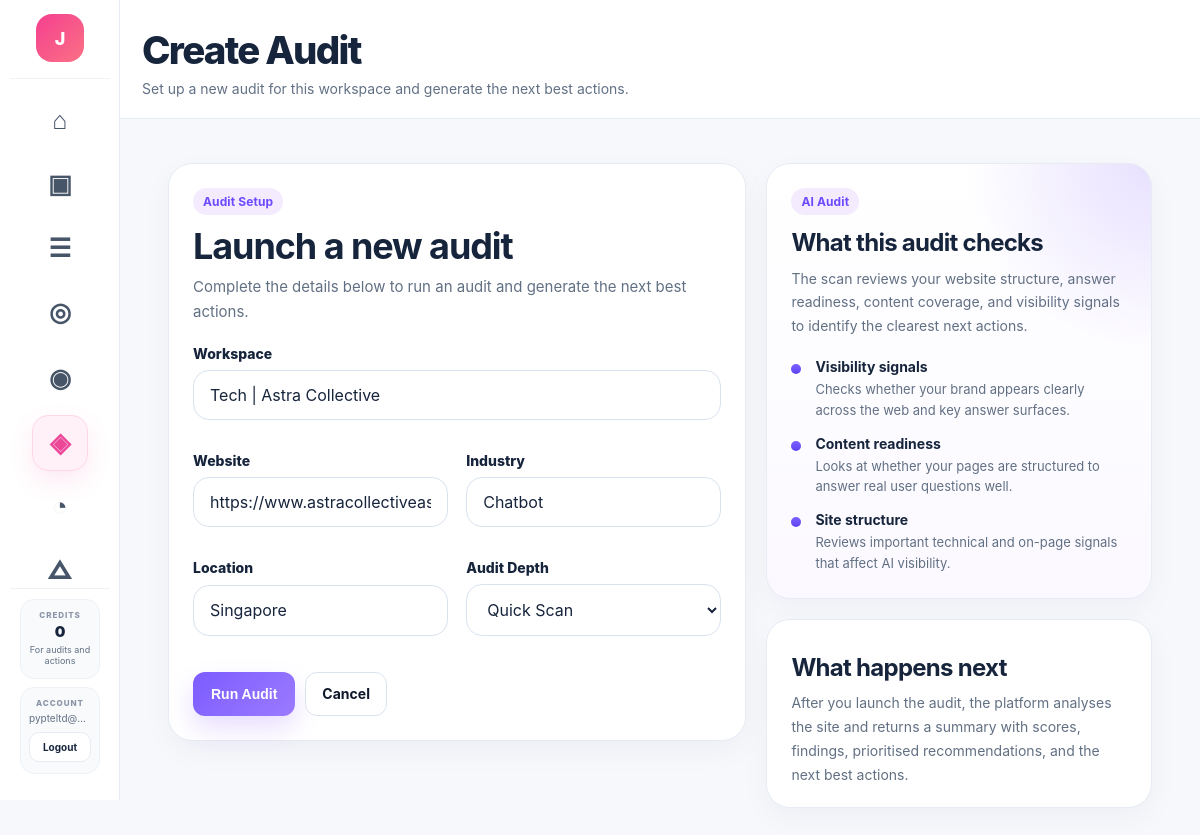
/client/1/run-audit (signed in), run on an earlier commit of the app's database.
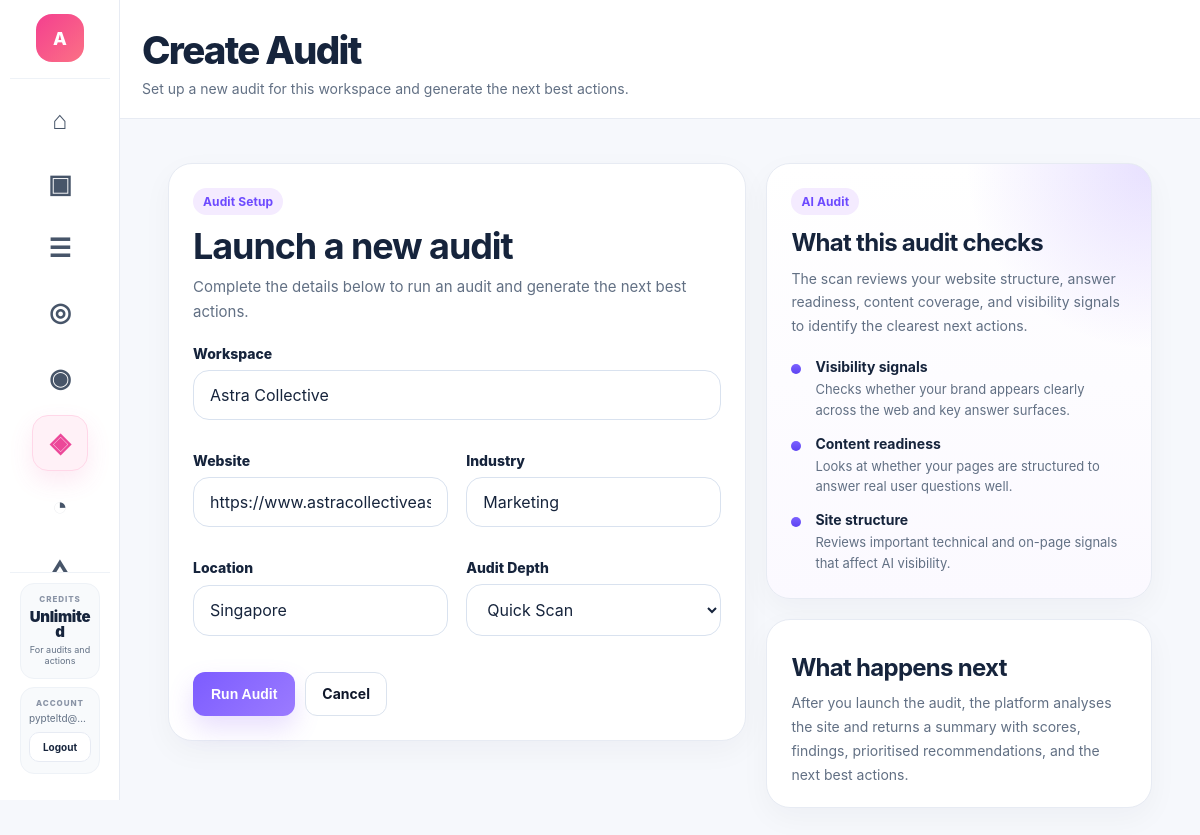
And on a later commit of the database.
### app.py (models this page shows)
class User(UserMixin, db.Model):
    __tablename__ = "users"
    id = db.Column(db.Integer, primary_key=True)
    email = db.Column(db.String(255), unique=True, nullable=False)
    password_hash = db.Column(db.String(255), nullable=False)
    name = db.Column(db.String(255), nullable=False)
    referral_code = db.Column(db.String(50), unique=True, nullable=True)
    referred_by_user_id = db.Column(db.Integer, db.ForeignKey("users.id"), nullable=True)
    created_at = db.Column(db.DateTime, default=datetime.utcnow)
    role = db.Column(db.String(50), default="user")
    plan = db.Column(db.String(50), default="free")
    is_white_label_enabled = db.Column(db.Boolean, default=False)
    agency_name = db.Column(db.String(255), nullable=True)
    wallet = db.relationship(
        "Wallet",
        backref="user",
        uselist=False,
        cascade="all, delete-orphan",
    )
    clients = db.relationship(
        "Client",
        backref="user",
        lazy=True,
        cascade="all, delete-orphan",
    )

class Wallet(db.Model):
    __tablename__ = "wallets"
    id = db.Column(db.Integer, primary_key=True)
    user_id = db.Column(db.Integer, db.ForeignKey("users.id"), unique=True, nullable=False)
    balance = db.Column(db.Integer, default=0, nullable=False)
    updated_at = db.Column(db.DateTime, default=datetime.utcnow, onupdate=datetime.utcnow)

class Client(db.Model):
    __tablename__ = "clients"
    id = db.Column(db.Integer, primary_key=True)
    slug = db.Column(db.String(255), nullable=False, index=True)
    user_id = db.Column(db.Integer, db.ForeignKey("users.id"), nullable=False, index=True)
    name = db.Column(db.String(255), nullable=False)
    website = db.Column(db.String(500), nullable=False)
    website_normalized = db.Column(db.String(500), nullable=False, index=True)
    industry = db.Column(db.String(255), nullable=True)
    location = db.Column(db.String(255), nullable=True)
    owner_type = db.Column(db.String(100), nullable=False, default="company")
    notes = db.Column(db.Text, nullable=True)
    logo_filename = db.Column(db.String(255), nullable=True)
    created_at = db.Column(db.DateTime, default=datetime.utcnow, nullable=False)
    updated_at = db.Column(db.DateTime, default=datetime.utcnow, onupdate=datetime.utcnow, nullable=False)
    __table_args__ = (
        db.UniqueConstraint("user_id", "slug", name="uq_clients_user_slug"),
    )

### app.py (the view, shortened to what this page needs)
@app.route("/client/<client_id>/run-audit", methods=["GET", "POST"])
@login_required
def run_client_audit(client_id):
    client = get_client_by_id(client_id)
    if not client:
        abort(404)
    view_mode = get_view_mode(current_user)
    clients = build_client_views()
    form_data = {
        "client_id": str(client["id"]),
        "client_name": client.get("name", ""),
        "website": client.get("website", ""),
        "industry": client.get("industry", ""),
        "location": client.get("location", ""),
        "topic": client.get("industry", ""),
        "audit_type": "quick",
    }
    return render_template(
        "new_audit.html",
        client=client,
        clients=clients,
        preselected_client_id=str(client["id"]),
        form_data=form_data,
        error=None,
        view_mode=view_mode,
    )

### action_engine.py (called while the page is built)
def _safe_int(value: Any, default: int = 0) -> int:
    try:
        if value is None:
            return default
        return int(round(float(value)))
    except Exception:
        return default

def _safe_float(value: Any, default: float = 0.0) -> float:
    try:
        if value is None:
            return default
        return float(value)
    except Exception:
        return default

def _unique_actions(actions: List[Dict[str, Any]]) -> List[Dict[str, Any]]:
    seen = set()
    output = []
    for action in actions:
        key = (
            action.get("category", ""),
            action.get("title", ""),
            action.get("linked_query", ""),
            action.get("recommended_fix", ""),
        )
        if key in seen:
            continue
        seen.add(key)
        output.append(action)
    output.sort(key=lambda x: PRIORITY_ORDER.get(x.get("priority", "low"), 99))
    return output

### app.py (called while the page is built)
@login_manager.user_loader
def load_user(user_id):
    return db.session.get(User, int(user_id))

def load_json_file(filepath):
    with open(filepath, "r", encoding="utf-8") as f:
        return json.load(f)

### templates/new_audit.html (shortened to what the changed rows need)
{% extends "base.html" %}
{% block page_header %}
<div class="page-header-standard">
    <div class="page-header-copy">
        <h1>Create Audit</h1>
    </div>
</div>
{% endblock %}
{% block content %}
{% set fd = form_data if form_data is defined and form_data else {} %}
<div class="audit-page-clean">
    <section class="audit-layout-clean">
        <div class="audit-main-column">
            <div id="auditFormWrap">
                <section class="audit-form-card-clean">
                    <div class="audit-form-header-clean">
                        <div>
                            <h2>Launch a new audit</h2>
                        </div>
                    </div>
                    <form method="POST" class="audit-form-clean" id="auditRunForm">
                        {% if not preselected_client_id %}
                        <div class="form-field form-field-full">
                            <label for="client_id">Workspace</label>
                            <select id="client_id" name="client_id" required>
                                <option value="">Select workspace</option>
                                {% for client in clients %}
                                <option value="{{ client.id }}"
                                    {% if fd.get('client_id') == client.id %}selected{% endif %}>
                                    {{ client.name }}
                                </option>
                                {% endfor %}
                            </select>
                        </div>
                        {% else %}
                        <div class="form-field form-field-full">
                            <label for="workspace_name">Workspace</label>
                            <input
                                id="workspace_name"
                                type="text"
                                value="{{ client.name if client is defined and client else fd.get('client_name', '') }}"
                                readonly
                            >
                        </div>
                        {% endif %}
                        <div class="form-grid-2">
                            <div class="form-field">
                                <label for="website">Website</label>
                                <input
                                    id="website"
                                    type="text"
                                    name="website"
                                    value="{{ fd.get('website', '') }}"
                                    required
                                >
                            </div>
                            <div class="form-field">
                                <label for="industry">Industry</label>
                                <input
                                    id="industry"
                                    type="text"
                                    name="industry"
                                    value="{{ fd.get('industry', '') }}"
                                    required
                                >
                            </div>
                            <div class="form-field">
                                <label for="location">Location</label>
                                <input
                                    id="location"
                                    type="text"
                                    name="location"
                                    value="{{ fd.get('location', '') }}"
                                    required
                                >
                            </div>
                        </div>
                    </form>
                </section>
            </div>
        </div>
    </section>
</div>
{% endblock %}

### templates/base.html (shortened to what the changed rows need)
<!DOCTYPE html>
<html lang="en">
<head>
    <link rel="stylesheet" href="{{ url_for('static', filename='styles-v2.1.css') }}">
</head>
<body class="{% block body_class %}{% endblock %}">
    {% set current_endpoint = request.endpoint or '' %}
    {% set sidebar_client = focused_client if focused_client is defined and focused_client else none %}
    <div class="app-shell">
        <aside class="app-sidebar" id="appSidebar" aria-hidden="true">
            <div class="sidebar-inner">
                <div class="sidebar-brand">
                    <a href="{{ url_for('index') }}" class="brand-link" aria-label="DarInsights dashboard">
                        <div class="brand-mark">
                            {% if current_user.is_authenticated %}
                                {{ (current_user.name or current_user.email or "D")[0]|upper }}
                            {% else %}
                                D
                            {% endif %}
                        </div>
                    </a>
                </div>
                <div class="sidebar-footer">
                    <div class="sidebar-footer-panel sidebar-credits-panel">
                        <div class="sidebar-footer-head">
                            <span class="sidebar-footer-kicker">Credits</span>
                        </div>
                        <div class="sidebar-credits-value">
                            {% if current_user.is_authenticated and current_user.plan == 'dev_unlimited' %}
                                Unlimited
                            {% elif current_user.is_authenticated and current_user.wallet %}
                                {{ current_user.wallet.balance }}
                            {% else %}
                                0
                            {% endif %}
                        </div>
                        <div class="sidebar-credits-meta">
                            For audits and actions
                        </div>
                    </div>
                    <div class="sidebar-footer-panel">
                        <div class="sidebar-footer-head">
                            <span class="sidebar-footer-kicker">Account</span>
                        </div>
                        <div class="sidebar-account-email">
                            {{ current_user.email if current_user.is_authenticated else 'Guest' }}
                        </div>
                        {% if current_user.is_authenticated %}
                            <a href="{{ url_for('logout') }}" class="sidebar-logout-btn">Logout</a>
                        {% else %}
                            <a href="{{ url_for('login') }}" class="sidebar-logout-btn">Login</a>
                        {% endif %}
                    </div>
                </div>
            </div>
        </aside>
        <div class="app-main">
            <header class="app-topbar">
                <div class="topbar-left">
                    <div class="topbar-heading">
                        {% block page_header %}{% endblock %}
                    </div>
                </div>
            </header>
            <main class="app-content">
                {% block content %}{% endblock %}
            </main>
        </div>
    </div>
</body>
</html>

What changed in the data, as far as the page shows it:
no longer on this page (row edited): Wallet: wallet.balance "0"
changed User "pypteltd@…": name "J" → "A"
changed Client "https://www.astracollectiveasia.com": name "Tech | Astra Collective" → "Astra Collective"; industry "Chatbot" → "Marketing"
Also different on the page:
text now shown: "Unlimited"
